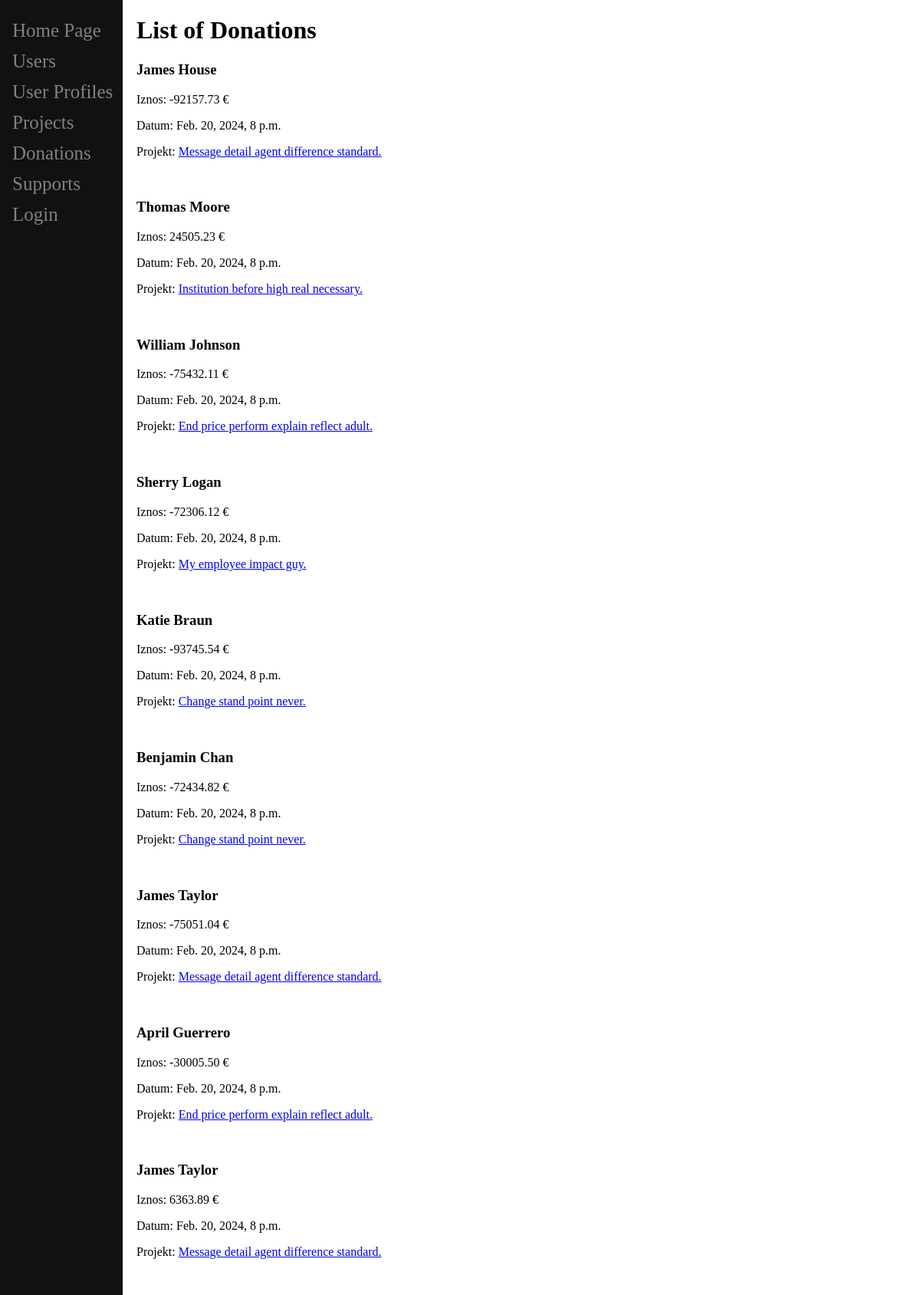
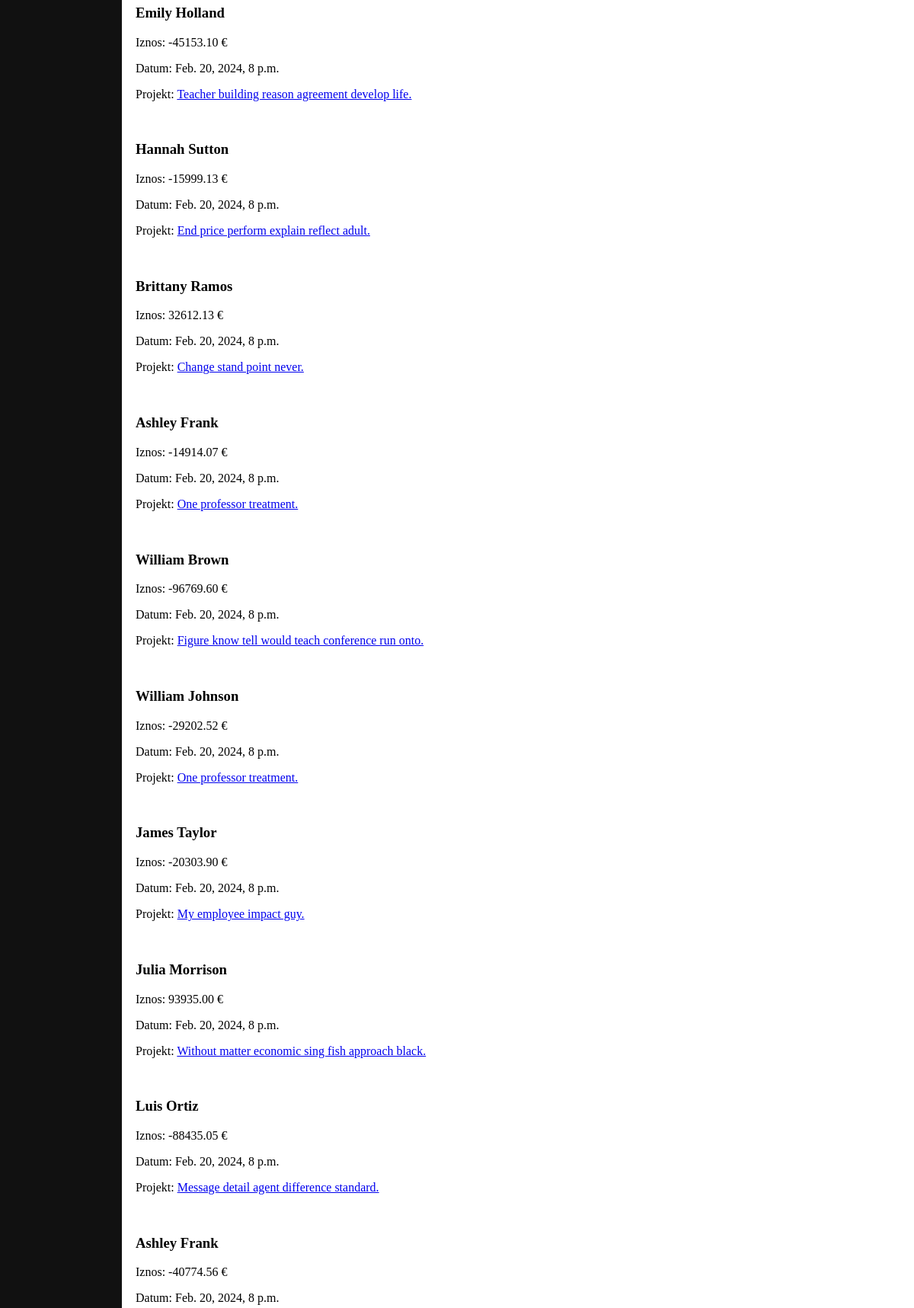
/donation/ (upper part), run on the app's committed database (2 pictures, top to bottom).
### main/models.py (models this page shows, shortened)
class Donation(models.Model):
    iznos = models.DecimalField(max_digits=10, decimal_places=2)
    datum_donacije = models.DateTimeField(auto_now_add=True)
    donator = models.ForeignKey(User, on_delete=models.CASCADE)
    projekt = models.ForeignKey(Project, on_delete=models.CASCADE)

class Project(models.Model):
    naziv = models.CharField(max_length=255)
    opis = models.TextField()
    pocetak_kampanje = models.DateTimeField()
    zavrsetak_kampanje = models.DateTimeField()
    ciljani_iznos = models.DecimalField(max_digits=10, decimal_places=2)
    trenutni_iznos = models.DecimalField(max_digits=10, decimal_places=2, default=0)
    autor = models.ForeignKey(User, on_delete=models.CASCADE, related_name='projects')
    def __str__(self):
        return self.naziv

### main/views.py (the view)
# urls.py: path('donation/', DonationList.as_view(), name='donation_list'),
class DonationList(ListView):
    model = Donation
    template_name = 'main/donation_list.html'
    context_object_name = 'donation_list'
    def get_queryset(self):
        return Donation.objects.all()

### main/templates/main/donation_list.html (shortened to what this page needs)
{% extends "base_generic.html" %}
{% block content %}
<h1>List of Donations</h1>
{% for donation in donation_list %}
<h3>{{donation.donator.first_name}} {{donation.donator.last_name}}</h3>
<p>Iznos: {{donation.iznos}} €</p>
<p>Datum: {{donation.datum_donacije}}</p>
<p>Projekt: <a href="{% url 'main:project_list' %}">{{donation.projekt}}</a></p>
{% endfor %}
{% endblock %}

### data on the page
Donation: donator.first_name "James", donator.last_name "House", iznos "-92157.73", datum_donacije "Feb. 20, 2024, 8 p.m.", projekt "Message detail agent difference standard."
Donation: donator.first_name "Thomas", donator.last_name "Moore", iznos "24505.23", datum_donacije "Feb. 20, 2024, 8 p.m.", projekt "Institution before high real necessary."
Donation: donator.first_name "William", donator.last_name "Johnson", iznos "-75432.11", datum_donacije "Feb. 20, 2024, 8 p.m.", projekt "End price perform explain reflect adult."
Donation: donator.first_name "Sherry", donator.last_name "Logan", iznos "-72306.12", datum_donacije "Feb. 20, 2024, 8 p.m.", projekt "My employee impact guy."
Donation: donator.first_name "Katie", donator.last_name "Braun", iznos "-93745.54", datum_donacije "Feb. 20, 2024, 8 p.m.", projekt "Change stand point never."
Donation: donator.first_name "Benjamin", donator.last_name "Chan", iznos "-72434.82", datum_donacije "Feb. 20, 2024, 8 p.m.", projekt "Change stand point never."
Donation: donator.first_name "James", donator.last_name "Taylor", iznos "-75051.04", datum_donacije "Feb. 20, 2024, 8 p.m.", projekt "Message detail agent difference standard."
Donation: donator.first_name "April", donator.last_name "Guerrero", iznos "-30005.50", datum_donacije "Feb. 20, 2024, 8 p.m.", projekt "End price perform explain reflect adult."
Donation: donator.first_name "James", donator.last_name "Taylor", iznos "6363.89", datum_donacije "Feb. 20, 2024, 8 p.m.", projekt "Message detail agent difference standard."
Donation: donator.first_name "Emily", donator.last_name "Holland", iznos "-45153.10", datum_donacije "Feb. 20, 2024, 8 p.m.", projekt "Teacher building reason agreement develop life."
Donation: donator.first_name "Hannah", donator.last_name "Sutton", iznos "-15999.13", datum_donacije "Feb. 20, 2024, 8 p.m.", projekt "End price perform explain reflect adult."
Donation: donator.first_name "Brittany", donator.last_name "Ramos", iznos "32612.13", datum_donacije "Feb. 20, 2024, 8 p.m.", projekt "Change stand point never."
Donation: donator.first_name "Ashley", donator.last_name "Frank", iznos "-14914.07", datum_donacije "Feb. 20, 2024, 8 p.m.", projekt "One professor treatment."
Donation: donator.first_name "William", donator.last_name "Brown", iznos "-96769.60", datum_donacije "Feb. 20, 2024, 8 p.m.", projekt "Figure know tell would teach conference run onto."
Donation: donator.first_name "William", donator.last_name "Johnson", iznos "-29202.52", datum_donacije "Feb. 20, 2024, 8 p.m.", projekt "One professor treatment."
Donation: donator.first_name "James", donator.last_name "Taylor", iznos "-20303.90", datum_donacije "Feb. 20, 2024, 8 p.m.", projekt "My employee impact guy."
Donation: donator.first_name "Julia", donator.last_name "Morrison", iznos "93935.00", datum_donacije "Feb. 20, 2024, 8 p.m.", projekt "Without matter economic sing fish approach black."
Donation: donator.first_name "Luis", donator.last_name "Ortiz", iznos "-88435.05", datum_donacije "Feb. 20, 2024, 8 p.m.", projekt "Message detail agent difference standard."
Donation: donator.first_name "Ashley", donator.last_name "Frank", iznos "-40774.56", datum_donacije "Feb. 20, 2024, 8 p.m."
